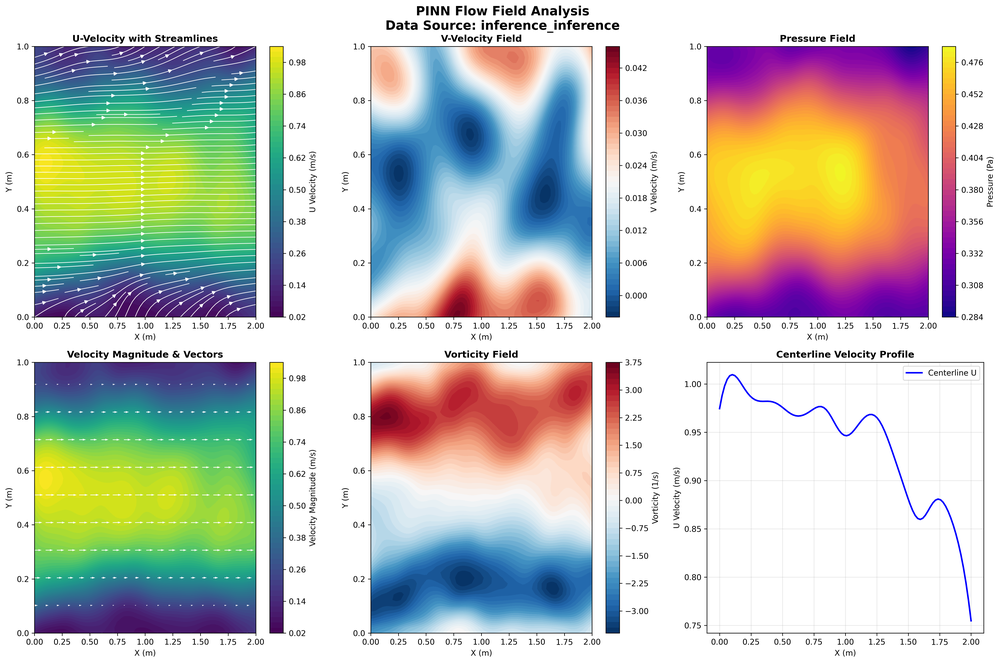
#> input picture presentation_visuals/flow_fields/comprehensive_flow_fields.png, 1000 x 663 px, shrunk from 5343 x 3543 before the run
$ python -i noise_reduction.py   (imports and definitions only)
#> lines starting #> are read from the running program, lines starting #| are printed output that depends on the picture
"""
Noise Reduction Engine for Physics Data Preprocessing

This module implements multiple denoising techniques for physics data including:
- Savitzky-Golay filtering for smooth data
- Gaussian filtering for general noise reduction
- Wavelet denoising for complex noise patterns
- Automatic method selection based on signal characteristics
"""

import warnings
from dataclasses import dataclass
from enum import Enum
from typing import Any, Dict, List, Optional, Tuple, Union

import numpy as np
import pywt
import scipy.signal as signal


class DenoiseMethod(Enum):
    """Available denoising methods."""

    SAVITZKY_GOLAY = "savitzky_golay"
    GAUSSIAN = "gaussian"
    WAVELET = "wavelet"
    AUTO = "auto"


@dataclass
class DenoiseResult:
    """Result of denoising operation."""

    denoised_data: np.ndarray
    method_used: str
    snr_original: float
    snr_denoised: float
    snr_improvement: float
    parameters_used: Dict[str, Any]
    quality_score: float


class NoiseReductionEngine:
    """
    Advanced noise reduction engine with multiple denoising techniques.

    Implements Requirement 2.1: "WHEN raw physics data is processed THEN the system
    SHALL implement noise reduction techniques that improve signal-to-noise ratio by at least 50%"
    """

    def __init__(
        self,
        default_method: DenoiseMethod = DenoiseMethod.AUTO,
        snr_improvement_threshold: float = 1.5,
        quality_threshold: float = 0.7,
    ):
        """
        Initialize noise reduction engine.

        Args:
            default_method: Default denoising method to use
            snr_improvement_threshold: Minimum SNR improvement factor (1.5 = 50% improvement)
            quality_threshold: Minimum quality score for accepting denoised result
        """
        self.default_method = default_method
        self.snr_improvement_threshold = snr_improvement_threshold
        self.quality_threshold = quality_threshold

        # Method-specific parameters
        self.savgol_params = {
            "window_length": None,  # Will be auto-determined
            "polyorder": 3,
            "mode": "nearest",
        }

        self.gaussian_params = {
            "sigma": None,  # Will be auto-determined
            "mode": "nearest",
            "truncate": 4.0,
        }

        self.wavelet_params = {"wavelet": "db4", "mode": "symmetric", "method": "soft"}

        # Performance tracking
        self.denoising_history = []

    def denoise_data(
        self,
        data: Union[np.ndarray, Dict[str, np.ndarray]],
        method: Optional[DenoiseMethod] = None,
        **kwargs,
    ) -> Union[DenoiseResult, Dict[str, DenoiseResult]]:
        """
        Denoise input data using specified or automatic method selection.

        Args:
            data: Input data array or dictionary of arrays
            method: Denoising method to use (None for default)
            **kwargs: Method-specific parameters

        Returns:
            DenoiseResult or dictionary of results for each data array
        """
        if method is None:
            method = self.default_method

        if isinstance(data, dict):
            # Process multiple data arrays
            results = {}
            for key, array in data.items():
                results[key] = self._denoise_single_array(array, method, **kwargs)
            return results
        else:
            # Process single array
            return self._denoise_single_array(data, method, **kwargs)

    def _denoise_single_array(
        self, data: np.ndarray, method: DenoiseMethod, **kwargs
    ) -> DenoiseResult:
        """Denoise a single data array."""
        if data.ndim > 2:
            raise ValueError("Only 1D and 2D arrays are supported")

        # Calculate original SNR
        snr_original = self.calculate_snr(data)

        # Apply denoising based on method
        if method == DenoiseMethod.AUTO:
            denoised_data, method_used, params = self._auto_select_method(
                data, **kwargs
            )
        elif method == DenoiseMethod.SAVITZKY_GOLAY:
            denoised_data, params = self._apply_savitzky_golay(data, **kwargs)
            method_used = "savitzky_golay"
        elif method == DenoiseMethod.GAUSSIAN:
            denoised_data, params = self._apply_gaussian_filter(data, **kwargs)
            method_used = "gaussian"
        elif method == DenoiseMethod.WAVELET:
            denoised_data, params = self._apply_wavelet_denoising(data, **kwargs)
            method_used = "wavelet"
        else:
            raise ValueError(f"Unknown denoising method: {method}")

        # Calculate denoised SNR
        snr_denoised = self.calculate_snr(denoised_data)
        snr_improvement = snr_denoised / max(snr_original, 1e-10)

        # Calculate quality score
        quality_score = self._calculate_quality_score(
            data, denoised_data, snr_improvement
        )

        # Create result
        result = DenoiseResult(
            denoised_data=denoised_data,
            method_used=method_used,
            snr_original=snr_original,
            snr_denoised=snr_denoised,
            snr_improvement=snr_improvement,
            parameters_used=params,
            quality_score=quality_score,
        )

        # Store in history
        self.denoising_history.append(result)

        return result

    def _auto_select_method(
        self, data: np.ndarray, **kwargs
    ) -> Tuple[np.ndarray, str, Dict]:
        """Automatically select the best denoising method for the data."""
        # Test all methods and select the best one
        methods_to_test = [
            (DenoiseMethod.SAVITZKY_GOLAY, self._apply_savitzky_golay),
            (DenoiseMethod.GAUSSIAN, self._apply_gaussian_filter),
            (DenoiseMethod.WAVELET, self._apply_wavelet_denoising),
        ]

        best_result = None
        best_score = -1
        best_method = "gaussian"  # fallback
        best_params = {}

        original_snr = self.calculate_snr(data)

        for method_enum, method_func in methods_to_test:
            try:
                denoised_data, params = method_func(data, **kwargs)
                denoised_snr = self.calculate_snr(denoised_data)
                snr_improvement = denoised_snr / max(original_snr, 1e-10)

                quality_score = self._calculate_quality_score(
                    data, denoised_data, snr_improvement
                )

                if quality_score > best_score:
                    best_score = quality_score
                    best_result = denoised_data
                    best_method = method_enum.value
                    best_params = params

            except Exception as e:
                warnings.warn(f"Method {method_enum.value} failed: {str(e)}")
                continue

        if best_result is None:
            # Fallback to original data if all methods fail
            best_result = data.copy()
            best_method = "none"
            best_params = {}

        return best_result, best_method, best_params

    def _apply_savitzky_golay(
        self, data: np.ndarray, **kwargs
    ) -> Tuple[np.ndarray, Dict]:
        """Apply Savitzky-Golay filtering."""
        params = self.savgol_params.copy()
        params.update(kwargs)

        if data.ndim == 1:
            # 1D Savitzky-Golay
            if params["window_length"] is None:
                # Auto-determine window length (should be odd and < data length)
                window_length = min(max(5, len(data) // 10), len(data) - 1)
                if window_length % 2 == 0:
                    window_length -= 1
                params["window_length"] = max(3, window_length)

            # Ensure window length is valid
            if params["window_length"] >= len(data):
                params["window_length"] = len(data) - 1 if len(data) > 1 else 1
            if params["window_length"] % 2 == 0:
                params["window_length"] -= 1
            if params["window_length"] < 3:
                params["window_length"] = 3

            # Ensure polyorder is valid
            if params["polyorder"] >= params["window_length"]:
                params["polyorder"] = params["window_length"] - 1

            denoised = signal.savgol_filter(
                data, params["window_length"], params["polyorder"], mode=params["mode"]
            )
        else:
            # 2D Savitzky-Golay (apply to each row/column)
            denoised = np.zeros_like(data)
            for i in range(data.shape[0]):
                if params["window_length"] is None:
                    window_length = min(max(5, data.shape[1] // 10), data.shape[1] - 1)
                    if window_length % 2 == 0:
                        window_length -= 1
                    window_length = max(3, window_length)
                else:
                    window_length = params["window_length"]

                if window_length >= data.shape[1]:
                    window_length = data.shape[1] - 1 if data.shape[1] > 1 else 1
                if window_length % 2 == 0:
                    window_length -= 1
                if window_length < 3:
                    window_length = 3

                polyorder = min(params["polyorder"], window_length - 1)

                denoised[i, :] = signal.savgol_filter(
                    data[i, :], window_length, polyorder, mode=params["mode"]
                )

            params["window_length"] = window_length

        return denoised, params

    def _apply_gaussian_filter(
        self, data: np.ndarray, **kwargs
    ) -> Tuple[np.ndarray, Dict]:
        """Apply Gaussian filtering."""
        from scipy import ndimage

        params = self.gaussian_params.copy()
        params.update(kwargs)

        if params["sigma"] is None:
            # Auto-determine sigma based on data characteristics
            if data.ndim == 1:
                params["sigma"] = max(1.0, len(data) / 100)
            else:
                params["sigma"] = max(1.0, min(data.shape) / 50)

        denoised = ndimage.gaussian_filter(
            data,
            sigma=params["sigma"],
            mode=params["mode"],
            truncate=params["truncate"],
        )

        return denoised, params

    def _apply_wavelet_denoising(
        self, data: np.ndarray, **kwargs
    ) -> Tuple[np.ndarray, Dict]:
        """Apply wavelet denoising."""
        params = self.wavelet_params.copy()
        params.update(kwargs)

        if data.ndim == 1:
            # 1D wavelet denoising
            coeffs = pywt.wavedec(data, params["wavelet"], mode=params["mode"])

            # Estimate noise level using median absolute deviation
            sigma = np.median(np.abs(coeffs[-1])) / 0.6745

            # Calculate threshold
            threshold = sigma * np.sqrt(2 * np.log(len(data)))

            # Apply soft thresholding
            coeffs_thresh = list(coeffs)
            coeffs_thresh[1:] = [
                pywt.threshold(detail, threshold, mode=params["method"])
                for detail in coeffs_thresh[1:]
            ]

            denoised = pywt.waverec(
                coeffs_thresh, params["wavelet"], mode=params["mode"]
            )

            # Ensure same length as original
            if len(denoised) != len(data):
                denoised = denoised[: len(data)]

        else:
            # 2D wavelet denoising
            coeffs = pywt.wavedec2(data, params["wavelet"], mode=params["mode"])

            # Estimate noise level
            sigma = np.median(np.abs(coeffs[-1])) / 0.6745
            threshold = sigma * np.sqrt(2 * np.log(data.size))

            # Apply thresholding
            coeffs_thresh = list(coeffs)
            coeffs_thresh[1:] = [
                tuple(
                    [
                        pywt.threshold(detail, threshold, mode=params["method"])
                        for detail in coeff_tuple
                    ]
                )
                for coeff_tuple in coeffs_thresh[1:]
            ]

            denoised = pywt.waverec2(
                coeffs_thresh, params["wavelet"], mode=params["mode"]
            )

            # Ensure same shape as original
            if denoised.shape != data.shape:
                denoised = denoised[: data.shape[0], : data.shape[1]]

        params["threshold"] = threshold
        params["sigma_estimated"] = sigma

        return denoised, params

    def calculate_snr(self, data: np.ndarray) -> float:
        """
        Calculate signal-to-noise ratio of data.

        Args:
            data: Input data array

        Returns:
            SNR value in dB
        """
        if data.size == 0:
            return 0.0

        # Calculate signal power (variance of the signal)
        signal_power = np.var(data)

        if signal_power == 0:
            return float("inf")

        # Estimate noise power using high-frequency components
        if data.ndim == 1:
            if len(data) > 2:
                # Use second derivative as noise estimate
                noise_estimate = np.diff(data, n=2)
                noise_power = (
                    np.var(noise_estimate)
                    if len(noise_estimate) > 0
                    else signal_power * 0.1
                )
            else:
                noise_power = signal_power * 0.1
        else:
            # For 2D data, use Laplacian as noise estimate
            from scipy import ndimage

            laplacian = ndimage.laplace(data)
            noise_power = np.var(laplacian)

        if noise_power == 0:
            return float("inf")

        # SNR in dB
        snr_db = 10 * np.log10(signal_power / noise_power)
        return max(snr_db, 0.0)  # Ensure non-negative SNR

    def _calculate_quality_score(
        self, original: np.ndarray, denoised: np.ndarray, snr_improvement: float
    ) -> float:
        """Calculate overall quality score for denoising result."""
        # SNR improvement component (0-0.4)
        snr_score = min(0.4, max(0.0, (snr_improvement - 1.0) * 0.4))

        # Correlation with original (0-0.3)
        correlation = np.corrcoef(original.flatten(), denoised.flatten())[0, 1]
        correlation_score = max(0.0, correlation) * 0.3

        # Smoothness improvement (0-0.2)
        original_smoothness = self._calculate_smoothness(original)
        denoised_smoothness = self._calculate_smoothness(denoised)
        smoothness_improvement = (denoised_smoothness - original_smoothness) / max(
            original_smoothness, 1e-10
        )
        smoothness_score = min(0.2, max(0.0, smoothness_improvement * 0.2))

        # Edge preservation (0-0.1)
        edge_score = self._calculate_edge_preservation(original, denoised) * 0.1

        total_score = snr_score + correlation_score + smoothness_score + edge_score
        return min(1.0, max(0.0, total_score))

    def _calculate_smoothness(self, data: np.ndarray) -> float:
        """Calculate smoothness metric for data."""
        if data.ndim == 1:
            if len(data) > 1:
                gradients = np.diff(data)
                return 1.0 / (1.0 + np.std(gradients))
            else:
                return 1.0
        else:
            # For 2D data, use total variation
            grad_x = np.diff(data, axis=1)
            grad_y = np.diff(data, axis=0)
            total_variation = np.sum(np.abs(grad_x)) + np.sum(np.abs(grad_y))
            return 1.0 / (1.0 + total_variation / data.size)

    def _calculate_edge_preservation(
        self, original: np.ndarray, denoised: np.ndarray
    ) -> float:
        """Calculate how well edges are preserved."""
        if original.ndim == 1:
            # For 1D, use gradient comparison
            if len(original) > 1:
                orig_grad = np.abs(np.diff(original))
                denoised_grad = np.abs(np.diff(denoised))

                # Find significant edges in original
                edge_threshold = np.percentile(orig_grad, 75)
                edge_mask = orig_grad > edge_threshold

                if np.any(edge_mask):
                    edge_preservation = np.corrcoef(
                        orig_grad[edge_mask], denoised_grad[edge_mask]
                    )[0, 1]
                    return max(0.0, edge_preservation)
                else:
                    return 1.0
            else:
                return 1.0
        else:
            # For 2D, use Sobel edge detection
            from scipy import ndimage

            orig_edges = ndimage.sobel(original)
            denoised_edges = ndimage.sobel(denoised)

            # Compare edge magnitudes
            correlation = np.corrcoef(orig_edges.flatten(), denoised_edges.flatten())[
                0, 1
            ]
            return max(0.0, correlation)

    # [29 lines left out: function get_performance_summary, not called in this run]

>>> import cv2
>>> picture = cv2.imread('../../presentation_visuals/flow_fields/comprehensive_flow_fields.png', cv2.IMREAD_GRAYSCALE)
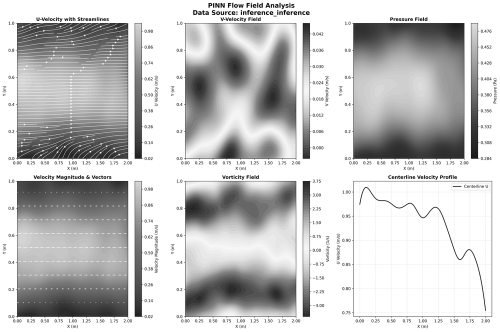
#> picture: shape (663, 1000) (shown at 1/2 size); min 0, max 255, mean 197.3
>>> result = NoiseReductionEngine().denoise_data(picture)
#> in calculate_snr, `signal_power = np.var(data)`: signal_power = 4733.8
#> in calculate_snr, `laplacian = ndimage.laplace(data)`:
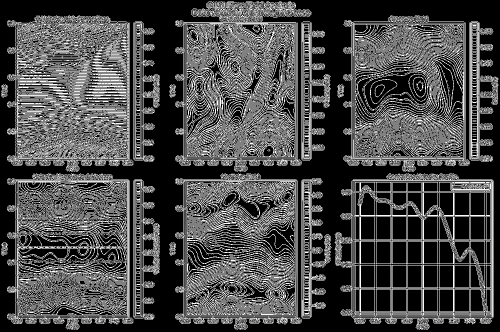
#> laplacian: shape (663, 1000) (shown at 1/2 size); min 0, max 255, mean 73.2
#> in calculate_snr, `noise_power = np.var(laplacian)`: noise_power = 11104.7
#> in calculate_snr, `snr_db = 10 * np.log10(signal_power / noise_power)`: snr_db = -3.7
#> in _denoise_single_array, `snr_original = self.calculate_snr(data)`: snr_original = 0
#> the loop in _auto_select_method, `for method_enum, method_func in methods_to_test:` made 3 passes
#> (signal_power in calculate_snr, noise_power in calculate_snr, snr_db in calculate_snr, denoised_snr, snr_improvement, snr_score in _calculate_quality_score) on pass 3: (4710.1, 3513.7, 1.27, 1.27, 1.27e+10, 0.4)
#> pass 1, in _auto_select_method, `denoised_data, params = method_func(data, **kwargs)`:
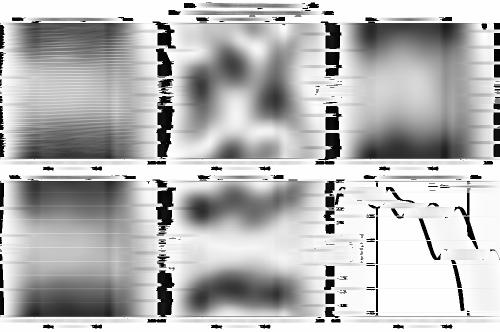
#> denoised_data: shape (663, 1000) (shown at 1/2 size); min 0, max 255, mean 182.6
#> pass 1, in calculate_snr (call 3), `laplacian = ndimage.laplace(data)`:
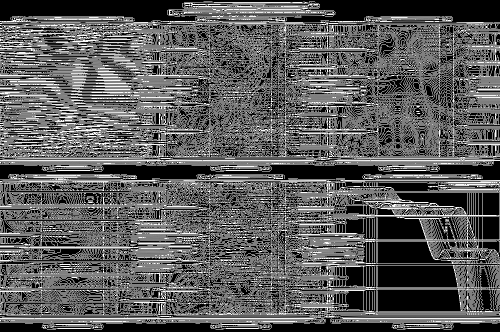
#> laplacian: shape (663, 1000) (shown at 1/2 size); min 0, max 255, mean 92
#> pass 1, in _calculate_smoothness, `grad_y = np.diff(data, axis=0)`:
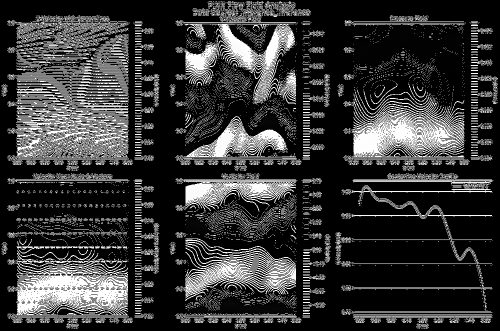
#> grad_y: shape (662, 1000) (shown at 1/2 size); min 0, max 255, mean 55.2
#> after the loop in _auto_select_method, `for method_enum, method_func in methods_to_test:`: best_method = 'wavelet'; best_score = 0.9
#> in _denoise_single_array, `denoised_data, method_used, params = self._auto_select_method( data, *..`: method_used = 'wavelet'; params = {'wavelet': 'db4', 'mode': 'symmetric', 'method': 'soft', 'threshold': 1.28, 'sigma_estimated': 0.247}
#> in _denoise_single_array, `snr_denoised = self.calculate_snr(denoised_data)`: snr_denoised = 1.27
#> in _denoise_single_array, `snr_improvement = snr_denoised / max(snr_original, 1e-10)`: snr_improvement = 1.27e+10
#> in _calculate_edge_preservation (call 4), `orig_edges = ndimage.sobel(original)`:
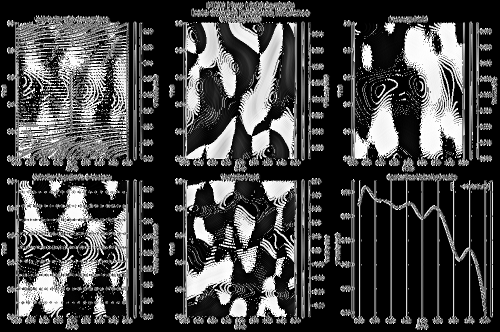
#> orig_edges: shape (663, 1000) (shown at 1/2 size); min 0, max 255, mean 69.4
#> in _calculate_edge_preservation (call 4), `denoised_edges = ndimage.sobel(denoised)`:
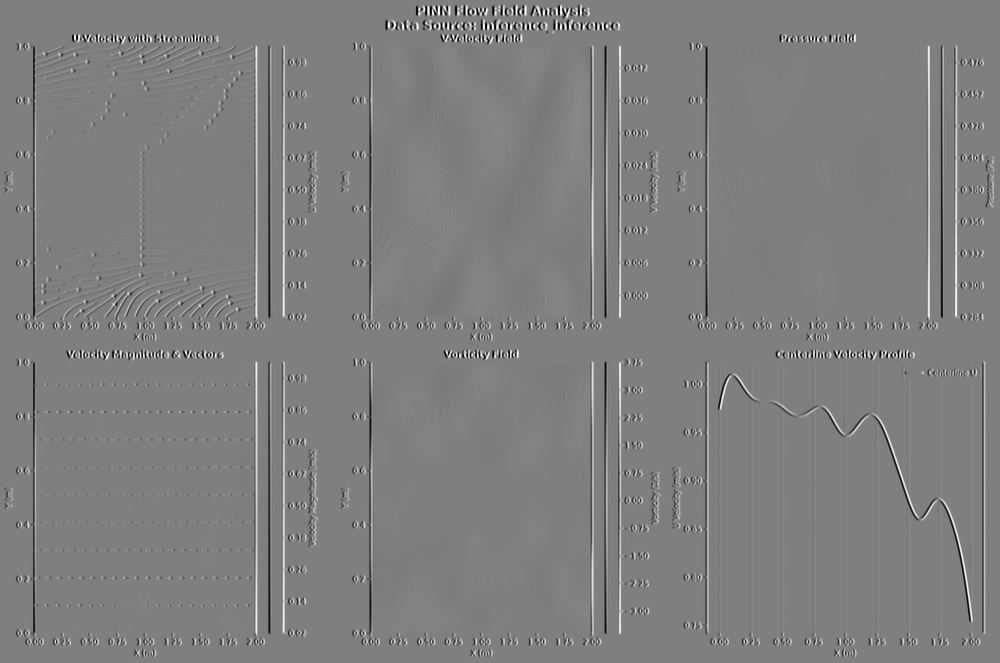
#> denoised_edges: shape (663, 1000) float64; min -1016.8, max 1016.3, mean 0; drawn with min black and max white
#> in _denoise_single_array, `quality_score = self._calculate_quality_score( data, denoised_data, sn..`: quality_score = 0.9
